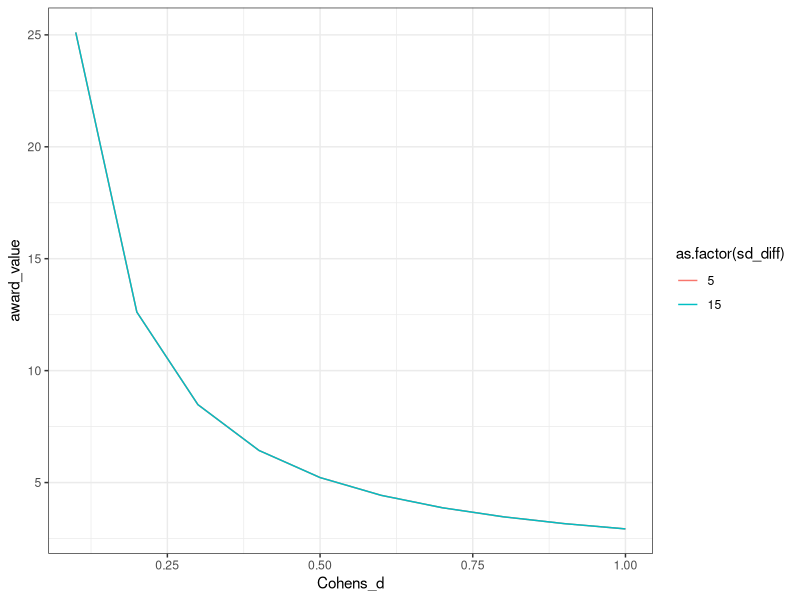
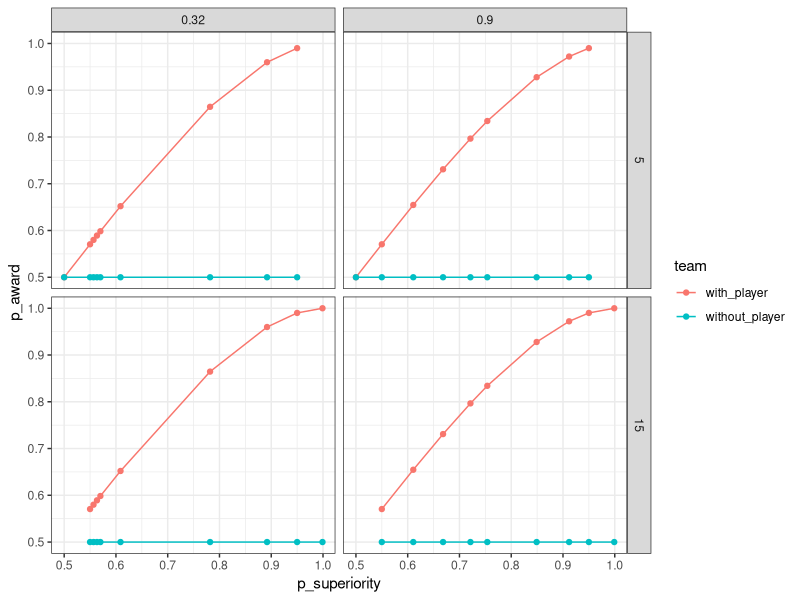
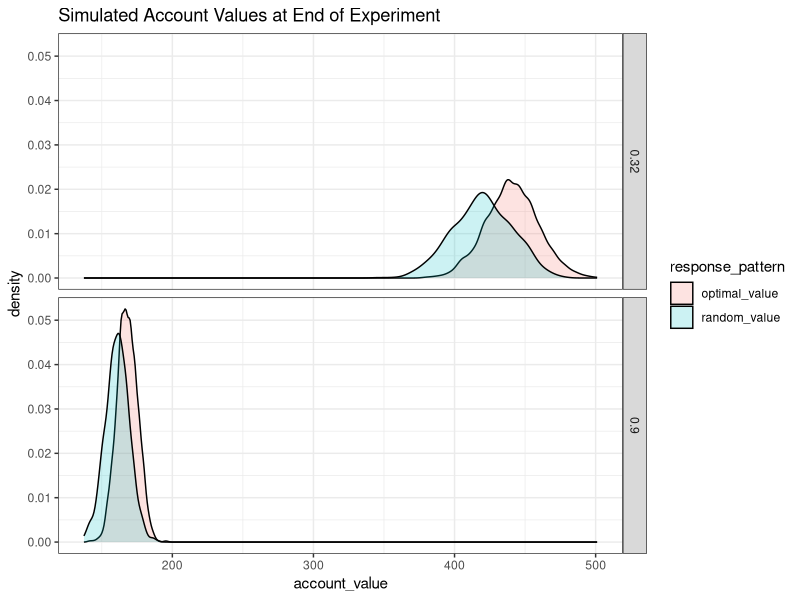
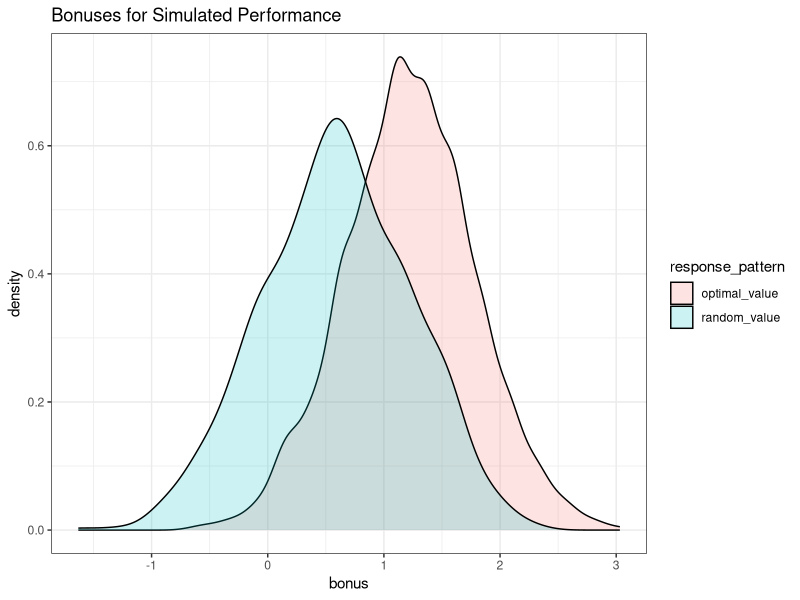
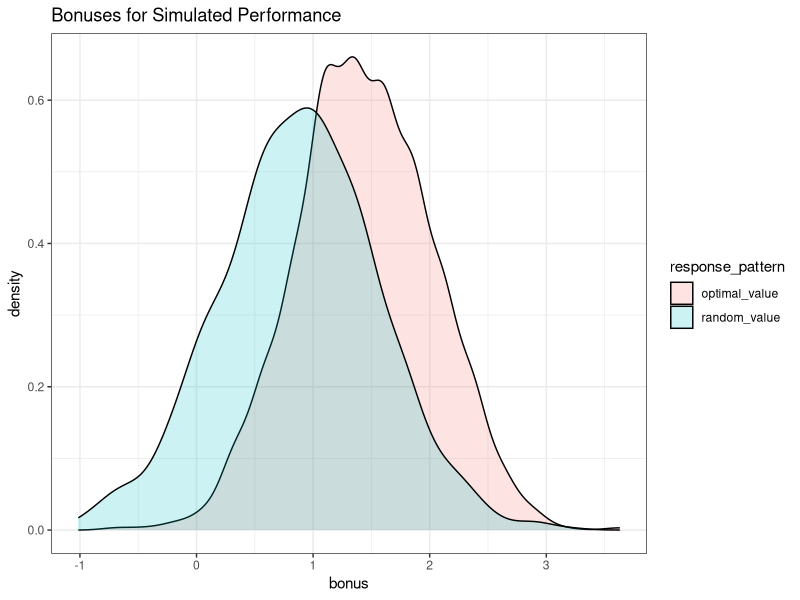

Source code (R) for these figures, in order:
## ---- chunk 1
knitr::opts_chunk$set(echo = TRUE)
library(tidyverse)
library(modelr)
library(gganimate)
library(RColorBrewer)
## ---- chunk 2
df <- data.frame(
    "Cohens_d" = rep(seq(0.1, 1, length.out = 10), 2),
    "baseline" = 0.5,
    "sd_diff" = sort(rep(c(5, 15), 10))
  )

df <- df %>%
  mutate(
    award_value = 1 / (pnorm(sd_diff * (Cohens_d / sqrt(2)) / sqrt(sd_diff ^ 2 / 2) - qnorm(baseline)) - baseline)
  )

df %>%
  ggplot(aes(x = Cohens_d, y = award_value, color = as.factor(sd_diff))) +
  geom_line() +
  theme_bw()
## ---- chunk 3
# target decision-making threshold(s) 
Cohens_d <- c(0.32, 0.9)

# levels of ground truth we want
n_trials <- 8 

# linear sampling of log odds for a span of ground truth probability of superiority between 0.55 and 0.95
logodds <- c(
    # sampling around the low effect size threshold
    seq(log(0.55 / (1 - 0.55)), log(pnorm((Cohens_d[1] / sqrt(2)) - 0.05) / (1 - pnorm((Cohens_d[1] / sqrt(2)) - 0.05))), length.out = n_trials / 2),
    seq(log(pnorm((Cohens_d[1] / sqrt(2)) + 0.05) / (1 - pnorm((Cohens_d[1] / sqrt(2)) + 0.05))), log(0.95 / (1 - 0.95)), length.out = n_trials / 2),
    # sampling around the high effect size threshold
    seq(log(0.55 / (1 - 0.55)), log(pnorm((Cohens_d[2] / sqrt(2)) - 0.05) / (1 - pnorm((Cohens_d[2] / sqrt(2)) - 0.05))), length.out = n_trials / 2),
    seq(log(pnorm((Cohens_d[2] / sqrt(2)) + 0.05) / (1 - pnorm((Cohens_d[2] / sqrt(2)) + 0.05))), log(0.95 / (1 - 0.95)), length.out = n_trials / 2)
  )

# convert from log odds to probability of superiority
p_superiority <- 1 / (1 + exp(-logodds))

# initialize data conditions dataframe
conds_df <- data.frame(
    "p_superiority" = p_superiority,
    "Cohens_d_threshold" = sort(rep(Cohens_d, length(p_superiority) / 2))
  )

head(conds_df)
## ---- chunk 4
# baseline probability of winning/keeping an award without the new player 
conds_df <- conds_df %>%
  mutate(
    baseline = 0.5,
    point_threshold = 100
  )

head(conds_df)
## ---- chunk 5
# create df containting rows for practice trials
prac_df <- data.frame(
  "p_superiority" = 0.999,
  Cohens_d_threshold = Cohens_d,
  "baseline" = .5,
  "point_threshold" = 100)

# append to conditions dataframe
conds_df <- rbind(conds_df, prac_df)

head(prac_df)
## ---- chunk 6
# create df containting rows for mock trial in each condition
mock_df <- data.frame(
  "p_superiority" = 0.5,
  Cohens_d_threshold = Cohens_d,
  "baseline" = .5,
  "point_threshold" = 100)

# add to conds_df
conds_df <- rbind(conds_df, mock_df)

print(mock_df)
## ---- chunk 7
# double the length of the dataframe to add two levels of uncertainty
conds_df <- map_df(seq_len(2), ~conds_df)
# add two levels of standard deviation of the difference in the number of points for the team with vs without the new player
conds_df$sd_diff <- sort(rep(c(5, 15), length(conds_df$p_superiority) / 2)) # std(with - without)

head(conds_df)
## ---- chunk 8
# drop all but two attention check trials
drop_df <- tibble(
  p_superiority = c(0.5, 0.999),
  sd_diff = c(15, 5)
)
conds_df <- conds_df %>% anti_join(drop_df, by = c("p_superiority", "sd_diff"))
## ---- chunk 9
# add columns for the mean and standard deviation of the difference in the number of points for the team with vs without the new player
conds_df <- conds_df %>%
  mutate(mean_diff = sd_diff * qnorm(p_superiority)) # mean(with - without)

head(conds_df)
## ---- chunk 10
# double the length of the dataframe to add information per version of the team, creating a stimulus dataframe with a row per distribution to visualize
stim_df <- map_df(seq_len(2), ~conds_df)
stim_df$team <- as.factor(sort(rep(c("with_player","without_player"), length(stim_df$p_superiority) / 2)))

# add columns for the mean and standard deviation of points for each team and the probability of winning the award
stim_df <- stim_df %>%
  mutate(sd = sqrt(stim_df$sd_diff ^ 2 / 2), # assume equal and independent variances
        mean = if_else(team == "without_player", 
                       # team without the new player is at baseline
                       point_threshold - sd * qnorm(1 - baseline), 
                       # team with new player is at difference from baseline
                       point_threshold - sd * qnorm(1 - baseline) + mean_diff),
        p_award = pnorm((mean - point_threshold) / sd) # probability of exceeding threshold to win award
  )

# spread values per machine across columns to get back to a conditions dataframe one row per trial
conds_df <- stim_df %>% # explanation: https://kieranhealy.org/blog/archives/2018/11/06/spreading-multiple-values/
  gather(variable, value, -(p_superiority:team)) %>%
  unite(temp, team, variable) %>%
  spread(temp, value)

head(conds_df)
## ---- chunk 11
stim_df %>% ggplot(aes(x = p_superiority, y = p_award, color = team)) +
  geom_line() +
  geom_point() +
  theme_bw() +
  facet_grid(sd_diff ~ Cohens_d_threshold)
## ---- chunk 12
# ratio (K) of value of contract (X) over cost of intervention (C)
conds_df <- conds_df %>%
  mutate(
    K = round(1 / (pnorm(sd_diff * (Cohens_d_threshold / sqrt(2)) / sqrt(sd_diff ^ 2 / 2) - qnorm(baseline)) - baseline), 2)
  )
## ---- chunk 13
# determine whether or not intervention is utility optimal on each trial
conds_df <- conds_df %>%
  mutate(
    should_intervene = (with_player_p_award - without_player_p_award) > (1 / K) # decision rule
  ) 
                                    
conds_df %>%
  group_by(Cohens_d_threshold) %>%
  summarise(
    intervene = sum(should_intervene), n_trials = n()
  )
## ---- chunk 14
conds_df <- conds_df %>%
  mutate(
    p_sup_threshold = pnorm(sqrt(sd_diff ^ 2 / 2) / sd_diff * (qnorm((1 / K) + baseline) + qnorm(baseline)))
  )

# unique(conds_df$p_sup_threshold)
conds_df %>%
  group_by(Cohens_d_threshold) %>%
  summarise(
    threshold = unique(round(p_sup_threshold, 5))
  )
## ---- chunk 15
# starting value depends on maximum possible loss (if they pay for the new machine every time and never gain\keep the contract)
conds_df <- conds_df %>% mutate(
    starting_account_value = round((4 * n_trials + 2) * K, 2)
  )

conds_df %>% 
  group_by(Cohens_d_threshold, K, starting_account_value) %>% 
  summarise()
## ---- chunk 16
# double trials for within-subjects manipulation of extrinsic means
conds_df <- map_df(seq_len(2), ~conds_df)
conds_df$means <- as.factor(sort(rep(c("present", "absent"), length(conds_df$p_superiority) / 2)))
## ---- chunk 17
# drop all but two attention checks
conds_df <- conds_df %>%
  filter(row_number() %in% 3:(n() - 2)) %>%
  arrange(Cohens_d_threshold, means, sd_diff, p_superiority)
## ---- chunk 18
# set up for simulation
n_iter <- 1e3
simulation_df <- NULL

# generate outcome, whether award is won/kept or not
outcome <- function(intervene, p_with, p_without) {
  if (intervene) {
    return(runif(1) <= p_with)
  } else {
    return(runif(1) <= p_without)
  }
}

for (i in 1:n_iter) {
  temp <- conds_df %>% 
    mutate(
      # generate payoff for random guess 
      random_guess = as.logical(rbinom(n(), 1, 0.5)),
      random_outcome = as.logical(pmap(list(random_guess, with_player_p_award, without_player_p_award), outcome)),
      random_payoff = if_else(random_outcome,
                              K - random_guess,
                              as.numeric(-random_guess)),
      random_correct = (random_guess == should_intervene),
      # generate payoff for optimal guess
      optimal_outcome = as.logical(pmap(list(should_intervene, with_player_p_award, without_player_p_award), outcome)),
      optimal_payoff = if_else(optimal_outcome,
                               K - should_intervene,
                               as.numeric(-should_intervene)),
      optimal_correct = TRUE
    ) %>%
    group_by(Cohens_d_threshold, K, starting_account_value) %>% # summarize separately depending on decision rule
    summarize(
      iter = i,
      random_value = mean(starting_account_value) + sum(random_payoff),
      random_correct = sum(random_correct),
      optimal_value = mean(starting_account_value) + sum(optimal_payoff),
      optimal_correct = sum(optimal_correct)
    )
  simulation_df = rbind(simulation_df, temp)
}

head(simulation_df)
## ---- chunk 19
simulation_df %>%
  select(K, Cohens_d_threshold, iter, random_value, optimal_value) %>%
  gather(response_pattern, account_value, -K, -Cohens_d_threshold, -iter) %>%
  ggplot(aes(x = account_value, fill = response_pattern)) +
  geom_density(alpha = 0.2) +
  theme_bw() +
  labs(
    title = "Simulated Account Values at End of Experiment"
  ) +
  facet_grid(Cohens_d_threshold ~ .)
## ---- chunk 20
# set exchange rate and cutoff
cutoff <- 400
exchange <- 0.03

simulation_df %>%
  filter(Cohens_d_threshold == 0.32) %>%
  select(iter, random_value, optimal_value) %>%
  gather(response_pattern, account_value, -K, -Cohens_d_threshold, -iter) %>%
  mutate(bonus = (account_value - cutoff) * exchange) %>%
  ggplot(aes(x = bonus, fill = response_pattern)) +
  geom_density(alpha = 0.2) +
  theme_bw() +
  labs(
    title = "Bonuses for Simulated Performance"
  )
## ---- chunk 21
# set exchange rate and cutoff
cutoff <- 150
exchange <- 0.08

simulation_df %>%
  filter(Cohens_d_threshold == 0.9) %>%
  select(iter, random_value, optimal_value) %>%
  gather(response_pattern, account_value, -K, -Cohens_d_threshold, -iter) %>%
  mutate(bonus = (account_value - cutoff) * exchange) %>%
  ggplot(aes(x = bonus, fill = response_pattern)) +
  geom_density(alpha = 0.2) +
  theme_bw() +
  labs(
    title = "Bonuses for Simulated Performance"
  )
## ---- chunk 22
test <- conds_df %>%
  group_by(Cohens_d_threshold, p_superiority, with_player_p_award, sd_diff) %>%
  filter(Cohens_d_threshold == 0.9) %>%
  summarise() %>%
  arrange(sd_diff, p_superiority)

# print(test)
print(round(test$p_superiority, 3))
print(round(test$with_player_p_award, 5))
